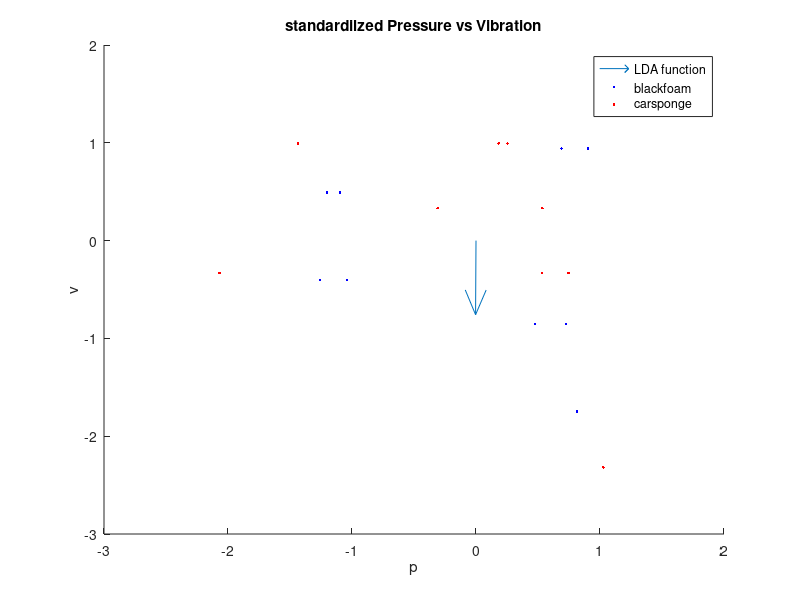
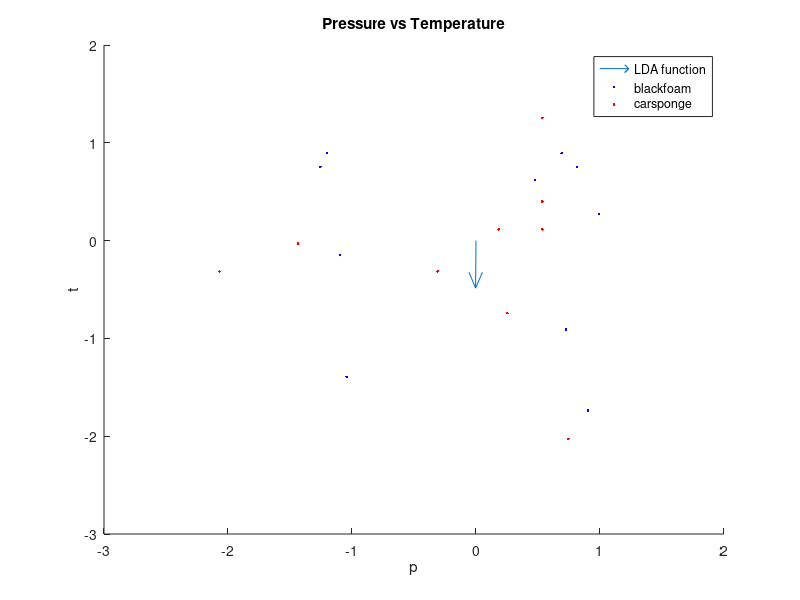
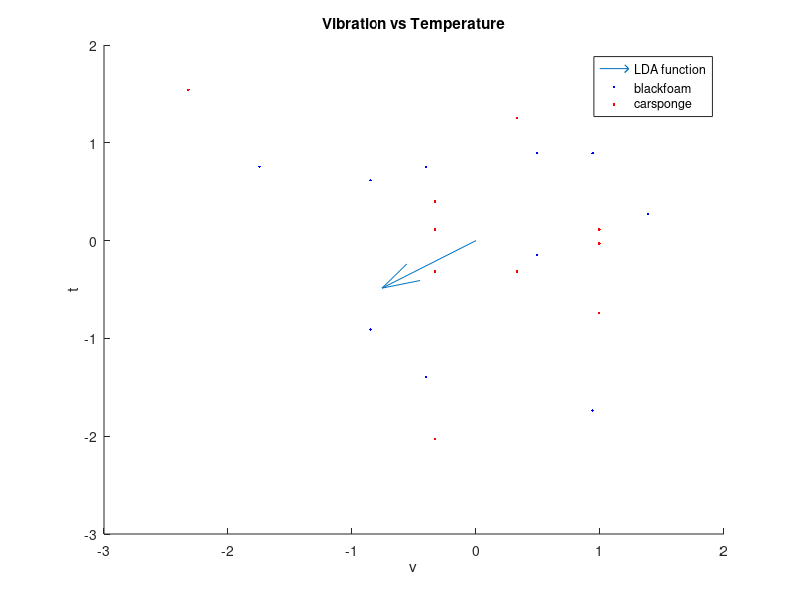

Write the MATLAB code that produced these figures, in order.
% Load the data from the .mat file
data = load('Lab1/F0_PVT.mat');

pressure = data.Pressure;
temperature = data.Temperature;
vibration = data.Vibration;

% Initialize matrices with three columns for Pressure, Vibration, and Temperature
X_black_foam = zeros(size(pressure, 2), 3);
X_car_sponge = zeros(size(pressure, 2), 3);

% Extract data for black foam and car sponge
for i = 1 : size(pressure, 2)
    X_black_foam(i, 1) = pressure(2, i); % Pressure
    X_black_foam(i, 2) = vibration(2, i); % Vibration
    X_black_foam(i, 3) = temperature(2, i); % Temperature

    X_car_sponge(i, 1) = pressure(3, i); % Pressure
    X_car_sponge(i, 2) = vibration(3, i); % Vibration
    X_car_sponge(i, 3) = temperature(3, i); % Temperature
end


% Standardization
X_black_foam = (X_black_foam - mean(X_black_foam)) ./ std(X_black_foam);
X_car_sponge = (X_car_sponge - mean(X_car_sponge)) ./ std(X_car_sponge);



mean_black_foam = mean(X_black_foam);
mean_car_sponge = mean(X_car_sponge);

% Initialize the within-class scatter matrix S_W
S_W = zeros(3, 3);

% Calculate S_W
for i = 1 : size(X_black_foam, 1)
    S_W = S_W + (X_black_foam(i,:) - mean_black_foam)' * (X_black_foam(i,:) - mean_black_foam);
end
for i = 1 : size(X_car_sponge, 1)
    S_W = S_W + (X_car_sponge(i,:) - mean_car_sponge)' * (X_car_sponge(i,:) - mean_car_sponge);
end
for i = 1 : size(pressure,2)
    S_W = S_W + (X_black_foam(i,:) - mean(X_black_foam))' * (X_black_foam(i,:) - mean(X_black_foam));
    S_W = S_W + (X_car_sponge(i,:) - mean(X_car_sponge))' * (X_car_sponge(i,:) - mean(X_car_sponge));
end

S_B = (mean(X_black_foam) - mean(X_car_sponge))' * (mean(X_black_foam) - mean(X_car_sponge));

S = inv(S_W) * S_B;

[eigenvectors, eigenvalues] = eig(S);
disp('Eigenvectors');
disp(eigenvectors);
disp('Eigenvalues');
disp(eigenvalues);

eigenvalues = diag(eigenvalues);
% Sort the eigenvalues in descending order and get indices
[sorted_eigenvalues, sort_index] = sort(eigenvalues, 'descend');
feature_vector = eigenvectors(:, sort_index(1));
disp(feature_vector);


figure;
hold on;
quiver(0,0,feature_vector(1),feature_vector(2));
for i = 1:size(X_black_foam, 1)
    plot(X_black_foam(i, 1), X_black_foam(i, 2), 'b.');
    plot(X_car_sponge(i, 1), X_car_sponge(i, 2), 'r.');
end

hold off;

title('standardilzed Pressure vs Vibration')
xlabel('p')
ylabel('v')
legend()
legend('LDA function','blackfoam', 'carsponge')

figure;
hold on;
quiver(0,0,feature_vector(1),feature_vector(3));
for i = 1:size(X_black_foam, 1)
    plot(X_black_foam(i, 1), X_black_foam(i, 3), 'b.');
    plot(X_car_sponge(i, 1), X_car_sponge(i, 3), 'r.');
end

hold off;

title('Pressure vs Temperature')
xlabel('p')
ylabel('t')
legend()
legend('LDA function','blackfoam', 'carsponge')


figure;
hold on;
quiver(0,0,feature_vector(2),feature_vector(3));
for i = 1:size(X_black_foam, 1)
    plot(X_black_foam(i, 2), X_black_foam(i, 3), 'b.');
    plot(X_car_sponge(i, 2), X_car_sponge(i, 3), 'r.');
end

hold off;

title('Vibration vs Temperature')
xlabel('v')
ylabel('t')
legend()
legend('LDA function','blackfoam', 'carsponge')
